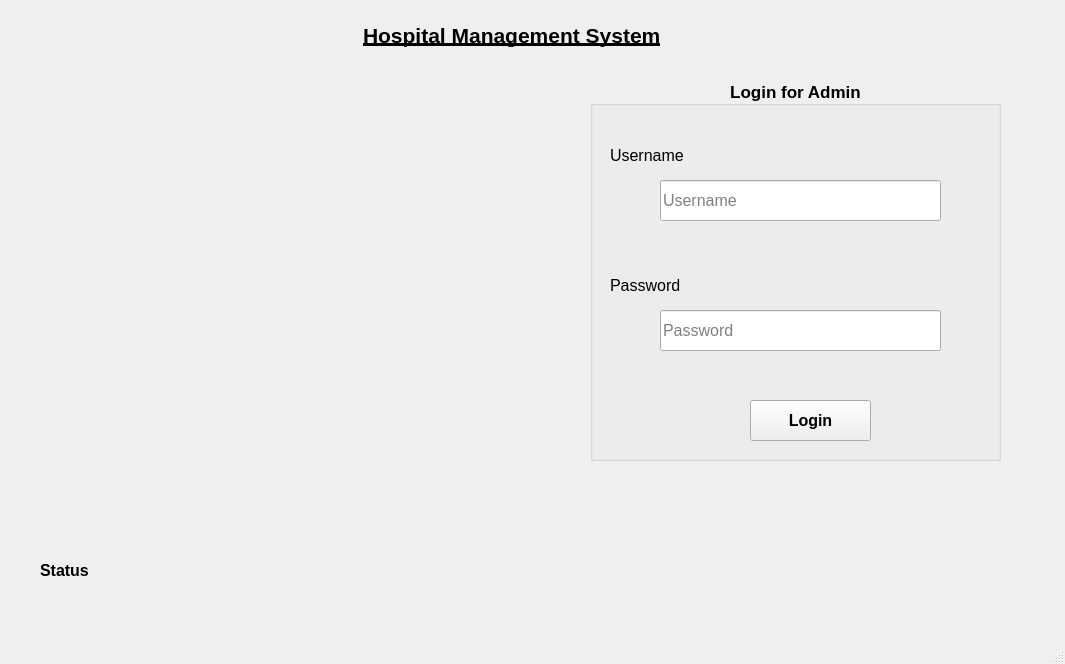
<?xml version="1.0" encoding="UTF-8"?>
<ui version="4.0">
 <class>Login</class>
 <widget class="QMainWindow" name="Login">
  <property name="geometry">
   <rect>
    <x>0</x>
    <y>0</y>
    <width>1065</width>
    <height>664</height>
   </rect>
  </property>
  <property name="windowTitle">
   <string>Login</string>
  </property>
  <widget class="QWidget" name="centralwidget">
   <widget class="QLabel" name="label">
    <property name="geometry">
     <rect>
      <x>40</x>
      <y>540</y>
      <width>411</width>
      <height>61</height>
     </rect>
    </property>
    <property name="font">
     <font>
      <pointsize>12</pointsize>
      <bold>true</bold>
     </font>
    </property>
    <property name="text">
     <string>Status</string>
    </property>
   </widget>
   <widget class="QGroupBox" name="groupBox">
    <property name="geometry">
     <rect>
      <x>590</x>
      <y>80</y>
      <width>411</width>
      <height>381</height>
     </rect>
    </property>
    <property name="font">
     <font>
      <pointsize>13</pointsize>
      <bold>true</bold>
      <underline>false</underline>
     </font>
    </property>
    <property name="title">
     <string>Login for Admin</string>
    </property>
    <property name="alignment">
     <set>Qt::AlignCenter</set>
    </property>
    <widget class="QPushButton" name="pushButton">
     <property name="geometry">
      <rect>
       <x>160</x>
       <y>320</y>
       <width>121</width>
       <height>41</height>
      </rect>
     </property>
     <property name="font">
      <font>
       <pointsize>12</pointsize>
       <bold>true</bold>
       <underline>false</underline>
      </font>
     </property>
     <property name="text">
      <string>Login</string>
     </property>
    </widget>
    <widget class="QLabel" name="label_2">
     <property name="geometry">
      <rect>
       <x>20</x>
       <y>60</y>
       <width>101</width>
       <height>31</height>
      </rect>
     </property>
     <property name="font">
      <font>
       <pointsize>12</pointsize>
       <bold>false</bold>
       <underline>false</underline>
      </font>
     </property>
     <property name="text">
      <string>Username</string>
     </property>
    </widget>
    <widget class="QLabel" name="label_3">
     <property name="geometry">
      <rect>
       <x>20</x>
       <y>190</y>
       <width>81</width>
       <height>31</height>
      </rect>
     </property>
     <property name="font">
      <font>
       <pointsize>12</pointsize>
       <bold>false</bold>
       <underline>false</underline>
      </font>
     </property>
     <property name="text">
      <string>Password</string>
     </property>
    </widget>
    <widget class="QLineEdit" name="lineEdit_username">
     <property name="geometry">
      <rect>
       <x>70</x>
       <y>100</y>
       <width>281</width>
       <height>41</height>
      </rect>
     </property>
     <property name="font">
      <font>
       <pointsize>12</pointsize>
       <bold>false</bold>
       <underline>false</underline>
      </font>
     </property>
     <property name="placeholderText">
      <string>Username</string>
     </property>
     <property name="clearButtonEnabled">
      <bool>true</bool>
     </property>
    </widget>
    <widget class="QLineEdit" name="lineEdit_password">
     <property name="geometry">
      <rect>
       <x>70</x>
       <y>230</y>
       <width>281</width>
       <height>41</height>
      </rect>
     </property>
     <property name="font">
      <font>
       <pointsize>12</pointsize>
       <bold>false</bold>
       <underline>false</underline>
      </font>
     </property>
     <property name="echoMode">
      <enum>QLineEdit::Password</enum>
     </property>
     <property name="placeholderText">
      <string>Password</string>
     </property>
     <property name="clearButtonEnabled">
      <bool>true</bool>
     </property>
    </widget>
   </widget>
   <widget class="QLabel" name="label_4">
    <property name="geometry">
     <rect>
      <x>363</x>
      <y>10</y>
      <width>401</width>
      <height>51</height>
     </rect>
    </property>
    <property name="font">
     <font>
      <pointsize>16</pointsize>
      <bold>true</bold>
      <underline>true</underline>
     </font>
    </property>
    <property name="text">
     <string>Hospital Management System</string>
    </property>
   </widget>
   <widget class="QLabel" name="label_pic">
    <property name="geometry">
     <rect>
      <x>100</x>
      <y>90</y>
      <width>501</width>
      <height>391</height>
     </rect>
    </property>
    <property name="text">
     <string/>
    </property>
    <property name="pixmap">
     <pixmap resource="img.qrc">:/img/img/log.png</pixmap>
    </property>
   </widget>
   <widget class="QLabel" name="label_5">
    <property name="geometry">
     <rect>
      <x>600</x>
      <y>180</y>
      <width>41</width>
      <height>41</height>
     </rect>
    </property>
    <property name="text">
     <string/>
    </property>
    <property name="pixmap">
     <pixmap resource="img.qrc">:/img/img/background1.webp</pixmap>
    </property>
    <property name="scaledContents">
     <bool>true</bool>
    </property>
   </widget>
   <widget class="QLabel" name="label_6">
    <property name="geometry">
     <rect>
      <x>600</x>
      <y>310</y>
      <width>41</width>
      <height>41</height>
     </rect>
    </property>
    <property name="text">
     <string/>
    </property>
    <property name="pixmap">
     <pixmap resource="img.qrc">:/img/img/password.png</pixmap>
    </property>
    <property name="scaledContents">
     <bool>true</bool>
    </property>
   </widget>
  </widget>
  <widget class="QMenuBar" name="menubar">
   <property name="geometry">
    <rect>
     <x>0</x>
     <y>0</y>
     <width>1065</width>
     <height>25</height>
    </rect>
   </property>
  </widget>
  <widget class="QStatusBar" name="statusbar"/>
 </widget>
 <resources>
  <include location="img.qrc"/>
 </resources>
 <connections/>
</ui>
